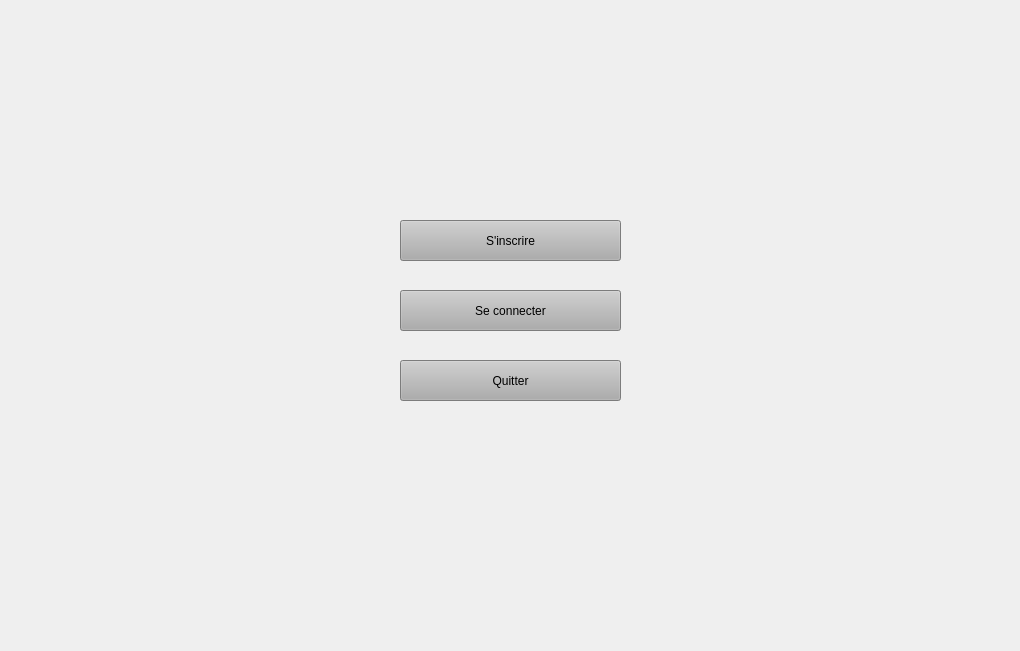
<?xml version="1.0" encoding="UTF-8"?>
<ui version="4.0">
 <class>Gui</class>
 <widget class="QMainWindow" name="Gui">
  <property name="geometry">
   <rect>
    <x>0</x>
    <y>0</y>
    <width>1020</width>
    <height>651</height>
   </rect>
  </property>
  <property name="windowTitle">
   <string>Wizard-Poker</string>
  </property>
  <property name="windowIcon">
   <iconset>
    <normaloff>img/wizardPokerLogo.png</normaloff>img/wizardPokerLogo.png</iconset>
  </property>
  <property name="styleSheet">
   <string notr="true"/>
  </property>
  <widget class="QWidget" name="centralWidget">
   <widget class="QPushButton" name="signUpButton">
    <property name="geometry">
     <rect>
      <x>400</x>
      <y>220</y>
      <width>221</width>
      <height>41</height>
     </rect>
    </property>
    <property name="layoutDirection">
     <enum>Qt::LeftToRight</enum>
    </property>
    <property name="autoFillBackground">
     <bool>false</bool>
    </property>
    <property name="styleSheet">
     <string notr="true">background: rgb(173, 173, 173)</string>
    </property>
    <property name="text">
     <string>S'inscrire</string>
    </property>
   </widget>
   <widget class="QPushButton" name="signInButton">
    <property name="geometry">
     <rect>
      <x>400</x>
      <y>290</y>
      <width>221</width>
      <height>41</height>
     </rect>
    </property>
    <property name="layoutDirection">
     <enum>Qt::LeftToRight</enum>
    </property>
    <property name="autoFillBackground">
     <bool>false</bool>
    </property>
    <property name="styleSheet">
     <string notr="true">background: rgb(173, 173, 173)</string>
    </property>
    <property name="text">
     <string>Se connecter</string>
    </property>
   </widget>
   <widget class="QPushButton" name="quitButton">
    <property name="geometry">
     <rect>
      <x>400</x>
      <y>360</y>
      <width>221</width>
      <height>41</height>
     </rect>
    </property>
    <property name="layoutDirection">
     <enum>Qt::LeftToRight</enum>
    </property>
    <property name="autoFillBackground">
     <bool>false</bool>
    </property>
    <property name="styleSheet">
     <string notr="true">background: rgb(173, 173, 173)</string>
    </property>
    <property name="text">
     <string>Quitter</string>
    </property>
   </widget>
  </widget>
 </widget>
 <layoutdefault spacing="6" margin="11"/>
 <resources/>
 <connections/>
</ui>
